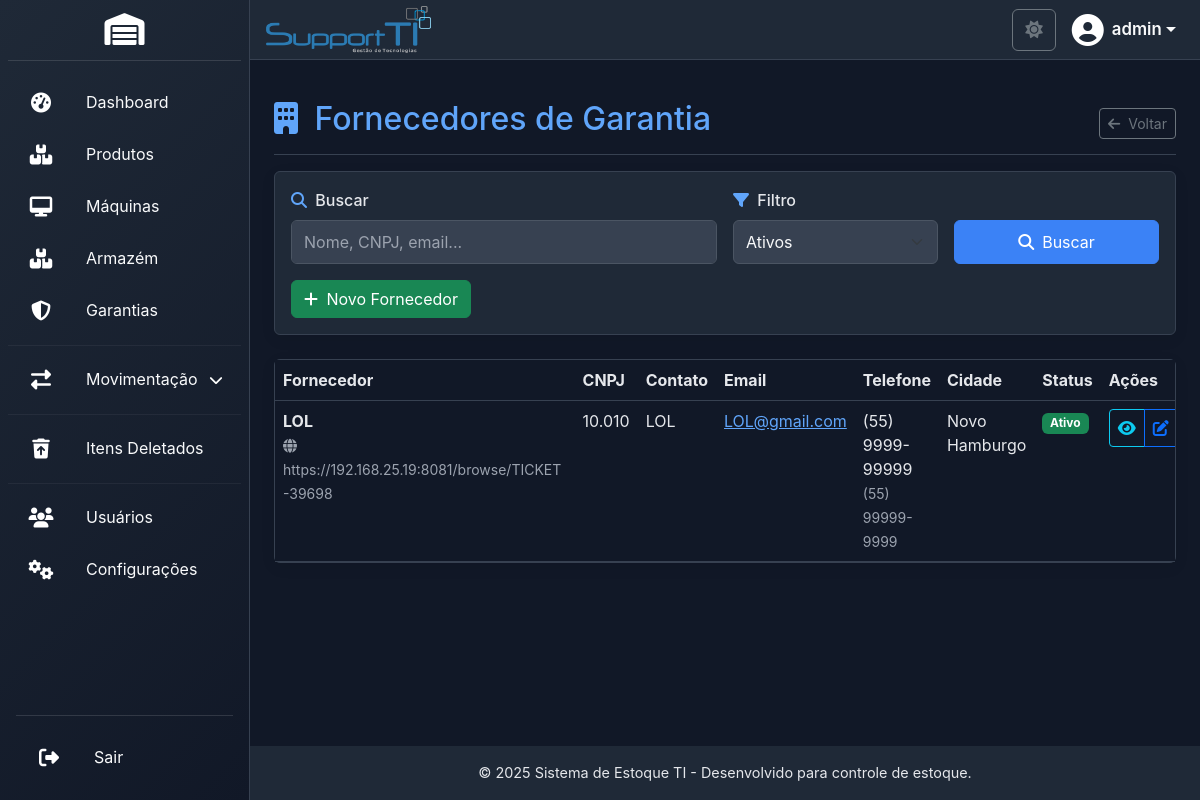
The page /modules/warranties/warranty_suppliers.php (signed in) on the database as committed earlier.
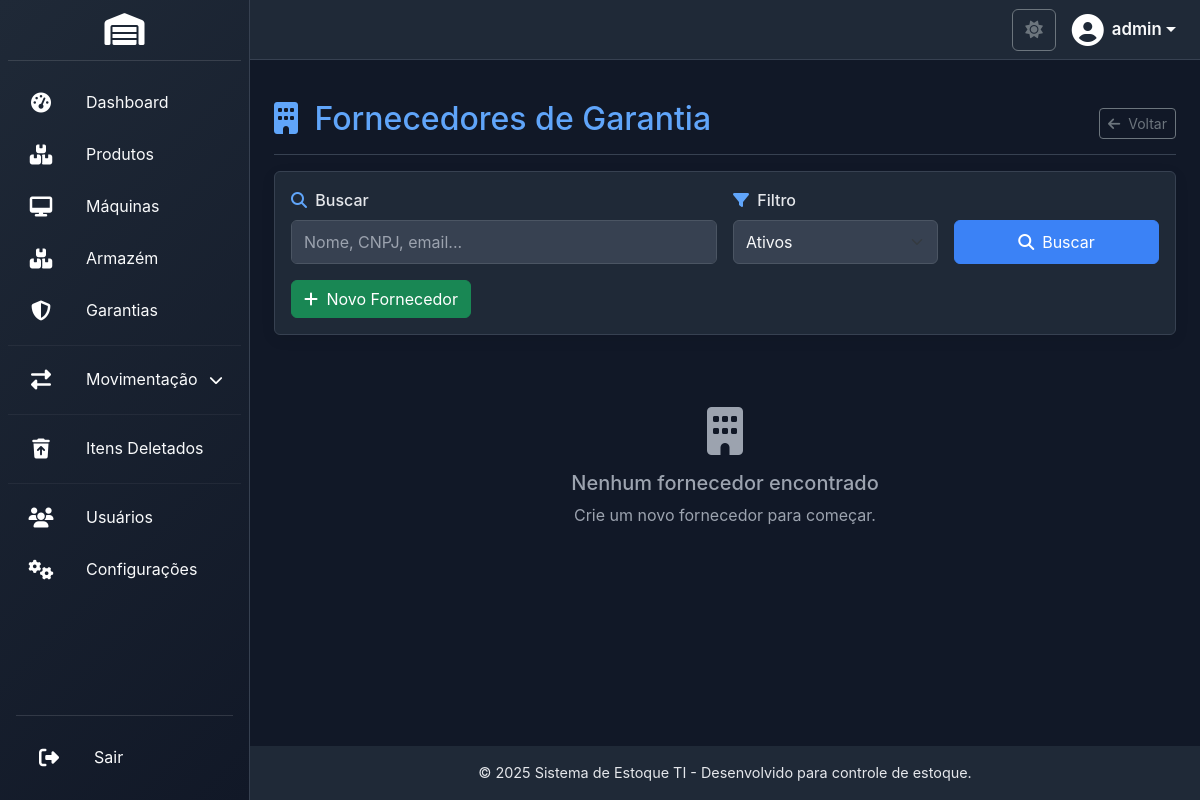
The same page on the database as committed later.
### tables this page shows
CREATE TABLE IF NOT EXISTS `warranty_suppliers` (
  `id` int(11) NOT NULL AUTO_INCREMENT,
  `name` varchar(255) NOT NULL COMMENT 'Nome da empresa fornecedora',
  `cnpj` varchar(18) DEFAULT NULL COMMENT 'CNPJ da empresa',
  `contact_person` varchar(255) DEFAULT NULL COMMENT 'Pessoa de contato',
  `email` varchar(100) DEFAULT NULL COMMENT 'Email para contato',
  `phone` varchar(20) DEFAULT NULL COMMENT 'Telefone para contato',
  `mobile` varchar(20) DEFAULT NULL COMMENT 'Celular para contato',
  `website` varchar(255) DEFAULT NULL COMMENT 'Website da empresa',
  `address_street` varchar(255) DEFAULT NULL COMMENT 'Rua/Avenida',
  `address_number` varchar(10) DEFAULT NULL COMMENT 'Numero',
  `address_complement` varchar(255) DEFAULT NULL COMMENT 'Complemento',
  `address_neighborhood` varchar(100) DEFAULT NULL COMMENT 'Bairro',
  `address_city` varchar(100) DEFAULT NULL COMMENT 'Cidade',
  `address_state` varchar(2) DEFAULT NULL COMMENT 'Estado (UF)',
  `address_postal_code` varchar(10) DEFAULT NULL COMMENT 'CEP',
  `warranty_policy` text DEFAULT NULL COMMENT 'Politica de garantia',
  `payment_terms` varchar(100) DEFAULT NULL COMMENT 'Termos de pagamento',
  `notes` text DEFAULT NULL COMMENT 'Observações gerais',
  `is_active` tinyint(1) DEFAULT 1 COMMENT 'Status ativo/inativo',
  `is_deleted` tinyint(1) DEFAULT 0,
  `deleted_at` timestamp NULL DEFAULT NULL,
  `deleted_by` int(11) DEFAULT NULL,
  `created_at` timestamp NOT NULL DEFAULT current_timestamp() COMMENT 'Data de cria├º├úo',
  `updated_at` timestamp NOT NULL DEFAULT current_timestamp() ON UPDATE current_timestamp() COMMENT 'Data da ├║ltima atualiza├º├úo',
  PRIMARY KEY (`id`),
  UNIQUE KEY `cnpj` (`cnpj`),
  KEY `idx_name` (`name`),
  KEY `idx_cnpj` (`cnpj`),
  KEY `idx_is_active` (`is_active`),
  KEY `idx_warranty_suppliers_is_deleted` (`is_deleted`),
  KEY `idx_warranty_suppliers_deleted_at` (`deleted_at`)
);

### config/database.php (called while the page is built, shortened)
<?php
function url($path = '') {
    return BASE_PATH . '/' . ltrim($path, '/');
}
function getConnection() {
    static $pdo = null;
    if ($pdo === null) {
        try {
            $dsn = "mysql:host=" . DB_HOST . ";dbname=" . DB_NAME . ";charset=" . DB_CHARSET;
            $options = [
                PDO::ATTR_ERRMODE            => PDO::ERRMODE_EXCEPTION,
                PDO::ATTR_DEFAULT_FETCH_MODE => PDO::FETCH_ASSOC,
                PDO::ATTR_EMULATE_PREPARES   => false,
            ];
            $pdo = new PDO($dsn, DB_USER, DB_PASS, $options);
        } catch (PDOException $e) {
            error_log("Erro de conexão com o banco de dados: " . $e->getMessage());
            die("Erro de conexão com o banco de dados. Verifique as configurações em config.php e se o serviço MySQL está em execução.");
        }
    }
    return $pdo;
}
$system_settings_defaults = [
    "system_name" => "Sistema de Estoque TI",
    "company_name" => "Sua Empresa",
    "company_slogan" => "Controle total do seu estoque",
    "theme_color" => "blue",
];
try {
    $pdo = getConnection();
    $pdo->exec("CREATE TABLE IF NOT EXISTS system_settings (
        id INT AUTO_INCREMENT PRIMARY KEY,
        setting_key VARCHAR(100) UNIQUE NOT NULL,
        setting_value TEXT
    )");
    $stmt = $pdo->query("SELECT setting_key, setting_value FROM system_settings");
    $db_settings = $stmt->fetchAll(PDO::FETCH_KEY_PAIR);
    $system_settings = array_merge($system_settings_defaults, $db_settings);
} catch (PDOException $e) {
    error_log("Erro ao carregar configurações do banco: " . $e->getMessage());
    $system_settings = $system_settings_defaults;
}
function isLoggedIn() {
    return isset($_SESSION["user_id"]) && !empty($_SESSION["user_id"]);
}
?>

### config.php (called while the page is built)
<?php
require_once __DIR__ . '/config/database.php';
?>

### modules/warranties/warranty_suppliers.php (the view, shortened to what the changed rows need)
<?php
require_once '../../config.php';
$pdo = getConnection();
$filter_active = $_GET['filter'] ?? 'active';
$page = max(1, intval($_GET['page'] ?? 1));
$per_page = 20;
$offset = ($page - 1) * $per_page;
$where_conditions = [];
$params = [];
$where_conditions[] = "(is_deleted = FALSE OR is_deleted IS NULL)";
if ($filter_active === 'active') {
    $where_conditions[] = "is_active = 1";
} elseif ($filter_active === 'inactive') {
    $where_conditions[] = "is_active = 0";
}
$where_clause = !empty($where_conditions) ? 'WHERE ' . implode(' AND ', $where_conditions) : '';
try {
    $sql = "SELECT * FROM warranty_suppliers $where_clause ORDER BY is_active DESC, name ASC LIMIT $per_page OFFSET $offset";
    $stmt = $pdo->prepare($sql);
    $stmt->execute($params);
    $suppliers = $stmt->fetchAll();
} catch (PDOException $e) {
    $error_message = 'Erro ao carregar fornecedores: ' . $e->getMessage();
    $suppliers = [];
    $total_suppliers = 0;
    $total_pages = 0;
}
include '../../includes/header.php';
?>
<div class="d-flex justify-content-between flex-wrap flex-md-nowrap align-items-center pt-3 pb-2 mb-3 border-bottom">
    <h1 class="h2 text-primary-custom"><i class="fas fa-building me-2"></i> Fornecedores de Garantia</h1>
</div>
<?php if (empty($suppliers)): ?>
    <div class="text-center py-5">
        <i class="fas fa-building fa-3x text-muted mb-3"></i>
        <h5 class="text-muted">Nenhum fornecedor encontrado</h5>
        <p class="text-muted">Crie um novo fornecedor para começar.</p>
    </div>
<?php else: ?>
    <div class="card card-custom">
        <div class="card-body p-0">
            <div class="table-responsive">
                <table class="table table-hover mb-0">
                    <thead class="table-header-custom">
                        <tr>
                            <th>Fornecedor</th>
                            <th>CNPJ</th>
                            <th>Contato</th>
                            <th>Email</th>
                            <th>Telefone</th>
                            <th>Cidade</th>
                            <th>Status</th>
                            <th>Ações</th>
                        </tr>
                    </thead>
                    <tbody>
                        <?php foreach ($suppliers as $supplier): ?>
                            <tr>
                                <td>
                                    <strong><?php echo htmlspecialchars($supplier['name']); ?></strong>
                                    <?php if (!empty($supplier['website'])): ?>
                                        <br><small class="text-muted"><i class="fas fa-globe me-1"></i> <?php echo htmlspecialchars($supplier['website']); ?></small>
                                    <?php endif; ?>
                                </td>
                                <td><?php echo htmlspecialchars($supplier['cnpj'] ?? '-'); ?></td>
                                <td><?php echo htmlspecialchars($supplier['contact_person'] ?? '-'); ?></td>
                                <td>
                                    <?php if (!empty($supplier['email'])): ?>
                                        <a href="mailto:<?php echo htmlspecialchars($supplier['email']); ?>"><?php echo htmlspecialchars($supplier['email']); ?></a>
                                    <?php else: ?>
                                        -
                                    <?php endif; ?>
                                </td>
                                <td>
                                    <?php if (!empty($supplier['phone'])): ?>
                                        <?php echo htmlspecialchars($supplier['phone']); ?>
                                        <?php if (!empty($supplier['mobile'])): ?>
                                            <br><small><?php echo htmlspecialchars($supplier['mobile']); ?></small>
                                        <?php endif; ?>
                                    <?php else: ?>
                                        -
                                    <?php endif; ?>
                                </td>
                                <td><?php echo htmlspecialchars($supplier['address_city'] ?? '-'); ?></td>
                                <td>
                                    <span class="badge bg-<?php echo $supplier['is_active'] ? 'success' : 'secondary'; ?>">
                                        <?php echo $supplier['is_active'] ? 'Ativo' : 'Inativo'; ?>
                                    </span>
                                </td>
                                <td>
                                    <div class="btn-group btn-group-sm">
                                        <button class="btn btn-outline-info" title="Visualizar Detalhes" data-bs-toggle="modal" data-bs-target="#viewSupplierModal" onclick="viewSupplier(<?php echo $supplier['id']; ?>)">
                                            <i class="fas fa-eye"></i>
                                        </button>
                                        <button class="btn btn-outline-primary" title="Editar" data-bs-toggle="modal" data-bs-target="#editSupplierModal" onclick="editSupplier(<?php echo $supplier['id']; ?>)">
                                            <i class="fas fa-edit"></i>
                                        </button>
                                    </div>
                                </td>
                            </tr>
                        <?php endforeach; ?>
                    </tbody>
                </table>
            </div>
        </div>
    </div>
<?php endif; ?>
<?php include '../../includes/footer.php'; ?>

### includes/header.php (shortened to what the changed rows need)
<?php
require_once __DIR__ . '/../config.php';
$current_theme = $system_settings["theme_color"] ?? "light";
if (isLoggedIn()) {
    $user_id = $_SESSION["user_id"];
    try {
        $pdo = getConnection();
        $stmt = $pdo->prepare("SELECT setting_value FROM system_settings WHERE setting_key = ?");
        $stmt->execute(["user_theme_{$user_id}"]);
        $user_theme_preference = $stmt->fetchColumn();
        if ($user_theme_preference) {
            $current_theme = $user_theme_preference;
        }
    } catch (PDOException $e) {
        error_log("Erro ao carregar preferência de tema do usuário: " . $e->getMessage());
    }
}
$logo_path = $system_settings['company_logo'] ?? '';
?>
<!DOCTYPE html>
<html lang="pt-BR">
<head>
    <link href="/sistema5/css/bootstrap.min.css" rel="stylesheet">
    <link href="/sistema5/css/themes.css" rel="stylesheet">
    <link href="https://cdnjs.cloudflare.com/ajax/libs/font-awesome/6.4.0/css/all.min.css" rel="stylesheet">
    <link href="/sistema5/css/custom.css" rel="stylesheet">
    <link href="/sistema5/css/custom-improved.css" rel="stylesheet">
    <link href="/sistema5/css/media-upload.css" rel="stylesheet">
    <link href="/sistema5/css/sidebar-animations.css" rel="stylesheet">
</head>
<body class="theme-<?php echo htmlspecialchars($current_theme); ?>">
<div class="wrapper">
    <div id="main-content-wrapper" class="d-flex flex-column flex-grow-1">
        <?php if (isLoggedIn() && !isset($hide_sidebar)): ?>
        <header class="d-flex align-items-center px-3 border-bottom bg-light no-print" style="height: 60px; min-height: 60px;">
            <ul class="navbar-nav d-flex flex-row align-items-center w-100">
                <li class="nav-item">
                    <a href="<?php echo url('public/dashboard.php'); ?>" class="navbar-brand-logo">
                        <?php if (!empty($logo_path)):
                            $full_logo_path = __DIR__ . '/../' . $logo_path;
                            if (file_exists($full_logo_path)):
                        ?>
                            <img src="/sistema5/<?php echo htmlspecialchars($logo_path); ?>?v=<?php echo time(); ?>" alt="Logo da Empresa">
                        <?php
                            endif;
                        endif; ?>
                    </a>
                </li>
            </ul>
        </header>
        <?php endif; ?>
        <main class="p-3 p-md-4 flex-grow-1">

Rows that differ between the two databases and show on the page:
removed warranty_suppliers: name "LOL", website "https://192.168.25.19:8081/browse/TICKET-39698", cnpj "10.010", contact_person "LOL", email "LOL@gmail.com", phone "(55) 9999-99999", mobile "(55) 99999-9999", address_city "Novo Hamburgo", is_active "Ativo"
Other text that changed with them:
text no longer shown: "Fornecedor CNPJ Contato Email Telefone Cidade Status Ações"
text now shown: "Nenhum fornecedor encontrado Crie um novo fornecedor para começar."
